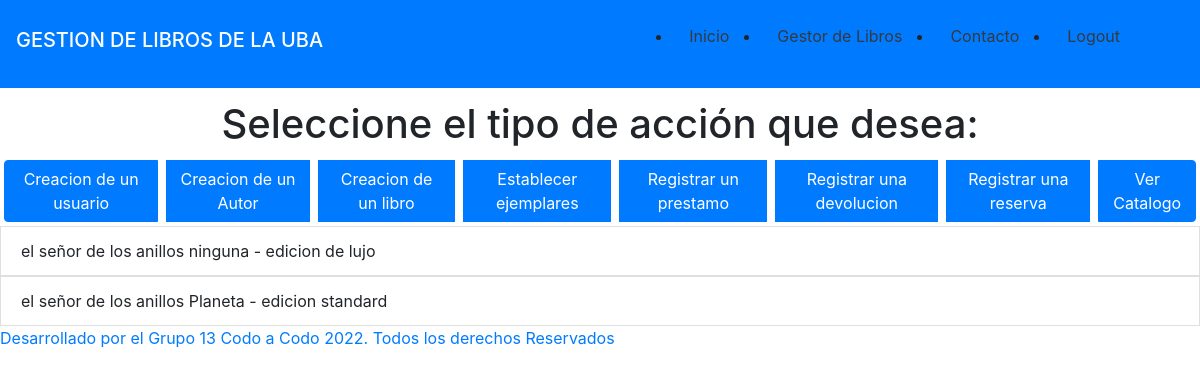
/catalogo/catalogo (signed in), run on an earlier commit of the app's database.
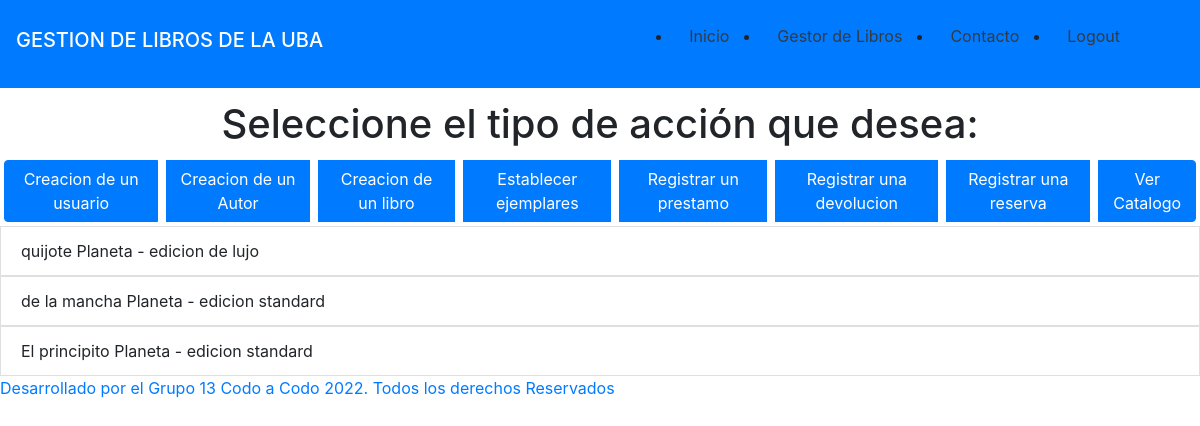
And on a later commit of the database.
### catalogo/models.py (models this page shows, shortened)
class ejemplares(models.Model):
    libro = models.ForeignKey(libros, on_delete=models.CASCADE)
    estado = models.CharField(max_length=50, verbose_name="Edición")

class libros(models.Model):
    titulo = models.CharField(max_length=50, verbose_name="Titulo")
    autor = models.ForeignKey(autores, on_delete=models.CASCADE)
    editorial = models.CharField(max_length=50, verbose_name="Editorial")
    def __str__(self):
        return self.titulo + " " + self.editorial

### catalogo/views.py (the view)
# urls.py: path('catalogo/', include('catalogo.urls')),
@login_required(login_url='/login')
def catalogo(request ):
    catalogo_gral = ejemplares.objects.all()
    if catalogo_gral is not None:
        return render(request, "catalogo/index.html", {'ejemplares': catalogo_gral})
    else:
        return render(request, "catalogo/index.html")

### templates/catalogo/index.html (shortened to what this page needs)
{% extends "base.html" %}
{% block cuerpo %}
{% if request.user.is_authenticated %}
        <h1 class="container text-center" style="margin-top:100px">Seleccione el tipo de acción que desea:</h1>
            <div class="btn-group" role="group">
                <a class="btn btn-primary m-1" href="{% url 'alta_usuario' %}">Creacion de un usuario</a>
                <a class="btn btn-primary m-1" href="{% url 'autores_alta' %}">Creacion de un Autor</a>
                <a class="btn btn-primary m-1" href="{% url 'alta_libros' %}">Creacion de un libro</a>
                <a class="btn btn-primary m-1" href="{% url 'alta_ejemplares' %}">Establecer ejemplares</a>
                <a class="btn btn-primary m-1" href="{% url 'prestamos' %}">Registrar un prestamo</a>
                <a class="btn btn-primary m-1" href="{% url 'devoluciones' %}">Registrar una devolucion</a>
                <a class="btn btn-primary m-1" href="{% url 'reservas' %}">Registrar una reserva</a>
                <a class="btn btn-primary m-1 " href="{% url 'catalogo' %}">Ver Catalogo</a>
            </div>
            {% if ejemplares %}
                {% for libro in ejemplares %}
                    <li class="list-group-item">{{libro.libro}} - {{libro.estado}}</li>
                {% endfor %}
        {% endif %}
{% else %}
            <h3 class="container text-center" style="margin-top:100px">Debes estas logeado para acceder a este contenido</h3>
{% endif %}
{% endblock cuerpo %}

### templates/base.html (shortened to what this page needs)
<!DOCTYPE html>
<html lang="en">
<head>
    {% load static %}
  <link rel="stylesheet" href="{% static 'css/bootstrap.min.css' %}">
</head>
<body>
    <header>
      <nav class="navbar navbar-dark bg-primary fixed-top">
        <span class="navbar-brand h1">GESTION DE LIBROS DE LA UBA</span>
        <ul class="navbar navbar-dark bg-primary mr-3">
        <li class="nav-item">
          <a class="nav-link active text-dark mr-3" aria-current="page" href="/">Inicio</a>
        </li>
        <li class="nav-item">
          <a class="nav-link text-dark mr-3" href="/catalogo">Gestor de Libros</a>
        </li>
        <li class="nav-item">
          <a class="nav-link text-dark mr-3" href="/contacto">Contacto</a>
        </li>
        {% if request.user.is_authenticated %}
          <li class="nav-item">
            <a class="nav-link text-dark mr-3" href="/logout">Logout</a>
          </li>
        {% else %}
          <li class="nav-item">
            <a class="nav-link text-dark mr-3" href="/login">Login</a>
          </li>
        {% endif %}
      </ul>
      </nav>
    </header>
    <main>
      {% block cuerpo %}
      {% endblock cuerpo %}
    </main>
    <footer>
      <p class='text-primary'>Desarrollado por el Grupo 13 Codo a Codo 2022. Todos los derechos Reservados</p>
    </footer>
</body>
</html>

What changed in the data, as far as the page shows it:
changed through a linked row, ejemplares "edicion de lujo": libro "el señor de los anillos ninguna" → "quijote Planeta"
changed through a linked row, ejemplares: libro "el señor de los anillos Planeta" → "de la mancha Planeta"
added ejemplares: libro "El principito Planeta", estado "edicion standard"
